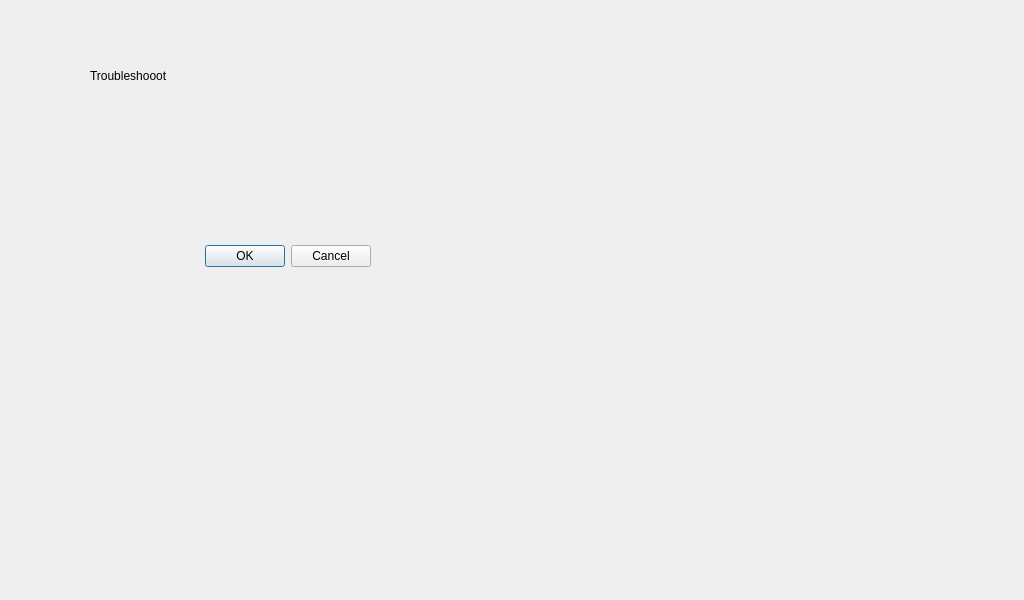
<?xml version="1.0" encoding="UTF-8"?>
<ui version="4.0">
 <class>Troubleshoot</class>
 <widget class="QDialog" name="Troubleshoot">
  <property name="geometry">
   <rect>
    <x>0</x>
    <y>0</y>
    <width>1024</width>
    <height>600</height>
   </rect>
  </property>
  <property name="minimumSize">
   <size>
    <width>1024</width>
    <height>600</height>
   </size>
  </property>
  <property name="maximumSize">
   <size>
    <width>1024</width>
    <height>600</height>
   </size>
  </property>
  <property name="windowTitle">
   <string>Dialog</string>
  </property>
  <widget class="QDialogButtonBox" name="buttonBox">
   <property name="geometry">
    <rect>
     <x>30</x>
     <y>240</y>
     <width>341</width>
     <height>32</height>
    </rect>
   </property>
   <property name="orientation">
    <enum>Qt::Horizontal</enum>
   </property>
   <property name="standardButtons">
    <set>QDialogButtonBox::Cancel|QDialogButtonBox::Ok</set>
   </property>
  </widget>
  <widget class="QLabel" name="label">
   <property name="geometry">
    <rect>
     <x>90</x>
     <y>40</y>
     <width>201</width>
     <height>71</height>
    </rect>
   </property>
   <property name="text">
    <string>Troubleshooot</string>
   </property>
  </widget>
  <widget class="QPushButton" name="btn_back">
   <property name="geometry">
    <rect>
     <x>20</x>
     <y>515</y>
     <width>60</width>
     <height>60</height>
    </rect>
   </property>
   <property name="styleSheet">
    <string notr="true">border:none;</string>
   </property>
   <property name="text">
    <string/>
   </property>
  </widget>
 </widget>
 <resources/>
 <connections>
  <connection>
   <sender>buttonBox</sender>
   <signal>accepted()</signal>
   <receiver>Troubleshoot</receiver>
   <slot>accept()</slot>
   <hints>
    <hint type="sourcelabel">
     <x>248</x>
     <y>254</y>
    </hint>
    <hint type="destinationlabel">
     <x>157</x>
     <y>274</y>
    </hint>
   </hints>
  </connection>
  <connection>
   <sender>buttonBox</sender>
   <signal>rejected()</signal>
   <receiver>Troubleshoot</receiver>
   <slot>reject()</slot>
   <hints>
    <hint type="sourcelabel">
     <x>316</x>
     <y>260</y>
    </hint>
    <hint type="destinationlabel">
     <x>286</x>
     <y>274</y>
    </hint>
   </hints>
  </connection>
 </connections>
</ui>
